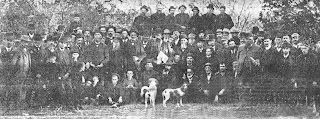
#> input picture DIP/images/early_1800.jpg, 320 x 119 px
$ python 'Task_6_Gaussian Blurring.py'
#> lines starting #> are read from the running program, lines starting #| are printed output that depends on the picture
import cv2
import matplotlib.pyplot as plt

# Read the image
img = cv2.imread('images/early_1800.jpg')  # Replace with your image path
#> img is the input picture: shape (119, 320, 3); min 0, max 255, mean 129.9
img = cv2.cvtColor(img, cv2.COLOR_BGR2RGB)

gblur = cv2.GaussianBlur(img, (5, 5), 0)
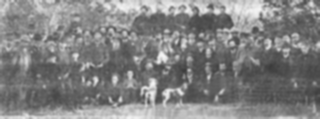
#> gblur: shape (119, 320, 3); min 59, max 244, mean 129.9
plt.imshow(gblur)
plt.axis('off')
plt.show()

$ run again, with DIP/images/hist_highkey.jpg copied over DIP/images/early_1800.jpg
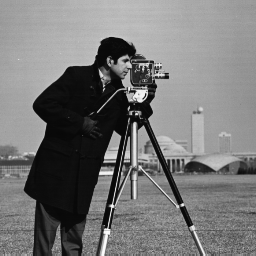
#> input picture DIP/images/hist_highkey.jpg, 256 x 256 px
#> img is the input picture: shape (256, 256, 3); min 7, max 253, mean 118.7
#> `gblur = cv2.GaussianBlur(img, (5, 5), 0)`:
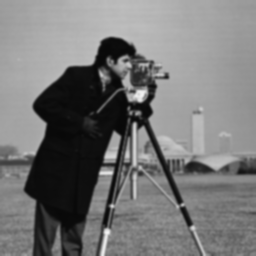
#> gblur: shape (256, 256, 3); min 8, max 244, mean 118.7
